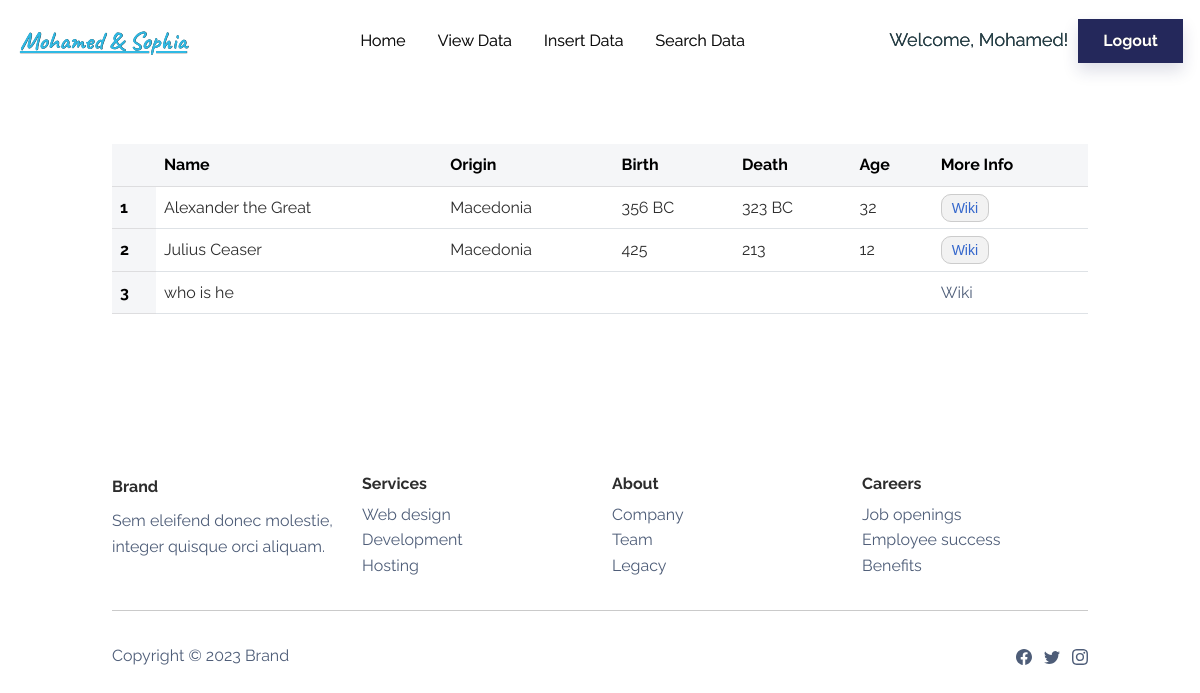
The page /data (signed in) on the database its author committed.
### MSapp/models.py (models this page shows, shortened)
class User(db.Model, UserMixin): # UserMixin will give us the default implementations of the functions that we need to have in the User class for flask_login to work
    id = db.Column(db.Integer, primary_key=True)
    username = db.Column(db.String(30), unique=True, nullable=False)
    email = db.Column(db.String(120), unique=True, nullable=False)
    password_hash = db.Column(db.String(60), nullable=False)
    @property # this is a decorator, it will allow us to access the function as an attribute
    def password(self): # this function will return the password
        return self.password

class Great(db.Model):
    id = db.Column(db.Integer, primary_key=True)
    name = db.Column(db.String(80), unique=True, nullable=False)
    origin = db.Column(db.String(80), unique=False, nullable=True)
    birth = db.Column(db.String(80), unique=False, nullable=True)
    death = db.Column(db.String(80), unique=False, nullable=True)
    age = db.Column(db.Integer, unique=False, nullable=True)
    url = db.Column(db.String(200), unique=False, nullable=True)

### MSapp/routes.py (the view)
@app.route('/data')
def viewData(): # this function will show the data from the database
    greats = Great.query.all()
    return render_template('viewData.html', greats=greats)

### MSapp/models.py (called while the page is built)
@login_manager.user_loader # this is a decorator, it will allow us to access the function as an attribute
def load_user(user_id): # this function will load the user
    return User.query.get(int(user_id)) # this line will return the user

### MSapp/routes.py (called while the page is built)
@app.context_processor
def inject_now():
    form = SearchForm()
    return dict(form=form)

### MSapp/templates/viewData.html (shortened to what this page needs)
{% extends 'base.html' %}
{% block content %}
    <section class="py-5 mt-5">
        <div class="container py-4 py-xl-5">
            <table class="table">
                <thead class="table-light">
                <tr>
                    <th scope="col"></th>
                    <th scope="col">Name</th>
                    <th scope="col">Origin</th>
                    <th scope="col">Birth</th>
                    <th scope="col">Death</th>
                    <th scope="col">Age</th>
                    <th scope="col">More Info</th>
                </tr>
                </thead>
            <tbody>
                {% for great in greats %}
                <tr>
                    <th scope="row" class="table-light">{{ loop.index }}</th>
                    <td>{{ great.name }}</td>
                    <td>{{ great.origin }}</td>
                    <td>{{ great.birth }}</td>
                    <td>{{ great.death }}</td>
                    <td>{{ great.age }}</td>
                    <td><a href={{ great.url }} class="more-info-link">Wiki</a></td>
                </tr>
                {% endfor %}
            </tbody>
            </table>
        </div>
    </section>
{% endblock %}

### MSapp/templates/base.html (shortened to what this page needs)
<!DOCTYPE html>
<html lang="en">
<head>
    <link href="{{ url_for('static', filename='bootstrap/css/bootstrap.min.css') }}" rel="stylesheet">
    <link href="{{ url_for('static', filename='css/mystyles.css') }}" rel="stylesheet">
    <link rel="stylesheet" href="https://cdnjs.cloudflare.com/ajax/libs/font-awesome/5.15.3/css/all.min.css">
</head>
<body>
    <nav class="navbar navbar-light navbar-expand-md fixed-top navbar-shrink py-3" id="mainNav" style="height: 80px;text-shadow: 0.2px 0.2px var(--bs-navbar-active-color);display: inline;overflow: visible;transform: translate(-5px);">
        <div class="container-fluid">
            <a class="navbar-brand d-flex align-items-center" href="{{ url_for('home') }}">
                <span style="width: 192.75px;color: rgb(47,185,228);font-size: 25px;font-family: caveat;text-decoration: underline;text-align: center;">
                    Mohamed &amp; Sophia
                </span>
            </a>
            <div class="collapse navbar-collapse" id="navcol-1">
                <ul class="navbar-nav mx-auto" style="margin-right: 100px;">
                    <li class="nav-item"><a class="nav-link" href="{{ url_for('home') }}">Home</a></li>
                    <li class="nav-item"><a class="nav-link" href="{{ url_for('viewData') }}">View Data</a></li>
                    <li class="nav-item"><a class="nav-link" href="{{ url_for('insertData') }}">Insert Data</a></li>
                    <li class="nav-item"><a class="nav-link" href="{{ url_for('searchData') }}">Search Data</a></li>
                </ul>
                    {% if current_user.is_authenticated %}
                            <a><span style="width: 192.75px;color: rgb(35,66,75);font-size: 18px; text-align: center;">
                                Welcome, {{ current_user.username }}!
                            </span></a>
                        <a class="btn btn-primary shadow" style="margin-left: 10px;" role="button" href="{{ url_for('logout') }}">Logout</a>
                    {% else %}
                        <a class="btn btn-primary shadow" style="margin-right: 20px;" role="button" href="{{ url_for('login') }}">Login</a>
                        <a class="btn btn-secondary shadow" role="button" href="{{ url_for('signup') }}">Sign up</a>
                    {% endif %}
            </div>
        </div>
    </nav>
    {% block content %}
    {% endblock %}
    <footer>
        <div class="container py-4 py-lg-5">
            <div class="row row-cols-2 row-cols-md-4">
                <div class="col-12 col-md-3">
                    <div class="fw-bold d-flex align-items-center mb-2"><span>Brand</span></div>
                    <p class="text-muted">Sem eleifend donec molestie, integer quisque orci aliquam.</p>
                </div>
                <div class="col-sm-4 col-md-3 text-lg-start d-flex flex-column">
                    <h3 class="fs-6 fw-bold">Services</h3>
                    <ul class="list-unstyled">
                        <li><a href="#">Web design</a></li>
                        <li><a href="#">Development</a></li>
                        <li><a href="#">Hosting</a></li>
                    </ul>
                </div>
                <div class="col-sm-4 col-md-3 text-lg-start d-flex flex-column">
                    <h3 class="fs-6 fw-bold">About</h3>
                    <ul class="list-unstyled">
                        <li><a href="#">Company</a></li>
                        <li><a href="#">Team</a></li>
                        <li><a href="#">Legacy</a></li>
                    </ul>
                </div>
                <div class="col-sm-4 col-md-3 text-lg-start d-flex flex-column">
                    <h3 class="fs-6 fw-bold">Careers</h3>
                    <ul class="list-unstyled">
                        <li><a href="#">Job openings</a></li>
                        <li><a href="#">Employee success</a></li>
                        <li><a href="#">Benefits</a></li>
                    </ul>
                </div>
            </div>
            <hr>
            <div class="text-muted d-flex justify-content-between align-items-center pt-3">
                <p class="mb-0">Copyright © 2023 Brand</p>
                <ul class="list-inline mb-0">
                    <li class="list-inline-item"></li>
                    <li class="list-inline-item"></li>
                    <li class="list-inline-item"></li>
                </ul>
            </div>
        </div>
    </footer>
</body>
</html>

### MSapp/static/css/mystyles.css (style rules this page uses)
.more-info-link { font-family: Arial, sans-serif; font-size: 14px; color: #3366cc; text-decoration: none; padding: 5px 10px; background-color: #f2f2f2; border: 1px solid #ccc; border-radius: 10px; transition: background-color 0.3s ease; }

### rows shown on the page
User: username "Mohamed"
Great: name "Alexander the Great", origin "Macedonia", birth "356 BC", death "323 BC", age "32"
Great: name "Julius Ceaser", origin "Macedonia", birth "425", death "213", age "12"
Great: name "who is he"
